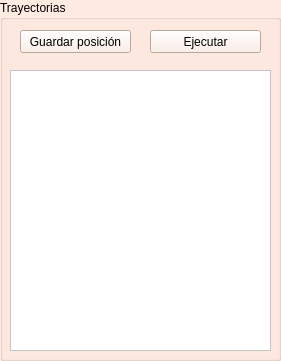
       <widget class="QGroupBox" name="groupBox_6">
        <property name="geometry">
         <rect>
          <x>0</x>
          <y>270</y>
          <width>281</width>
          <height>361</height>
         </rect>
        </property>
        <property name="palette">
         <palette>
          <active>
           <colorrole role="WindowText">
            <brush brushstyle="SolidPattern">
             <color alpha="255">
              <red>0</red>
              <green>0</green>
              <blue>0</blue>
             </color>
            </brush>
           </colorrole>
           <colorrole role="Button">
            <brush brushstyle="SolidPattern">
             <color alpha="255">
              <red>255</red>
              <green>235</green>
              <blue>225</blue>
             </color>
            </brush>
           </colorrole>
           <colorrole role="Light">
            <brush brushstyle="SolidPattern">
             <color alpha="255">
              <red>255</red>
              <green>255</green>
              <blue>255</blue>
             </color>
            </brush>
           </colorrole>
           <colorrole role="Midlight">
            <brush brushstyle="SolidPattern">
             <color alpha="255">
              <red>255</red>
              <green>245</green>
              <blue>240</blue>
             </color>
            </brush>
           </colorrole>
           <colorrole role="Dark">
            <brush brushstyle="SolidPattern">
             <color alpha="255">
              <red>127</red>
              <green>117</green>
              <blue>112</blue>
             </color>
            </brush>
           </colorrole>
           <colorrole role="Mid">
            <brush brushstyle="SolidPattern">
             <color alpha="255">
              <red>170</red>
              <green>157</green>
              <blue>150</blue>
             </color>
            </brush>
           </colorrole>
           <colorrole role="Text">
            <brush brushstyle="SolidPattern">
             <color alpha="255">
              <red>0</red>
              <green>0</green>
              <blue>0</blue>
             </color>
            </brush>
           </colorrole>
           <colorrole role="BrightText">
            <brush brushstyle="SolidPattern">
             <color alpha="255">
              <red>255</red>
              <green>255</green>
              <blue>255</blue>
             </color>
            </brush>
           </colorrole>
           <colorrole role="ButtonText">
            <brush brushstyle="SolidPattern">
             <color alpha="255">
              <red>0</red>
              <green>0</green>
              <blue>0</blue>
             </color>
            </brush>
           </colorrole>
           <colorrole role="Base">
            <brush brushstyle="SolidPattern">
             <color alpha="255">
              <red>255</red>
              <green>255</green>
              <blue>255</blue>
             </color>
            </brush>
           </colorrole>
           <colorrole role="Window">
            <brush brushstyle="SolidPattern">
             <color alpha="255">
              <red>255</red>
              <green>235</green>
              <blue>225</blue>
             </color>
            </brush>
           </colorrole>
           <colorrole role="Shadow">
            <brush brushstyle="SolidPattern">
             <color alpha="255">
              <red>0</red>
              <green>0</green>
              <blue>0</blue>
             </color>
            </brush>
           </colorrole>
           <colorrole role="AlternateBase">
            <brush brushstyle="SolidPattern">
             <color alpha="255">
              <red>255</red>
              <green>245</green>
              <blue>240</blue>
             </color>
            </brush>
           </colorrole>
           <colorrole role="ToolTipBase">
            <brush brushstyle="SolidPattern">
             <color alpha="255">
              <red>255</red>
              <green>255</green>
              <blue>220</blue>
             </color>
            </brush>
           </colorrole>
           <colorrole role="ToolTipText">
            <brush brushstyle="SolidPattern">
             <color alpha="255">
              <red>0</red>
              <green>0</green>
              <blue>0</blue>
             </color>
            </brush>
           </colorrole>
          </active>
          <inactive>
           <colorrole role="WindowText">
            <brush brushstyle="SolidPattern">
             <color alpha="255">
              <red>0</red>
              <green>0</green>
              <blue>0</blue>
             </color>
            </brush>
           </colorrole>
           <colorrole role="Button">
            <brush brushstyle="SolidPattern">
             <color alpha="255">
              <red>255</red>
              <green>235</green>
              <blue>225</blue>
             </color>
            </brush>
           </colorrole>
           <colorrole role="Light">
            <brush brushstyle="SolidPattern">
             <color alpha="255">
              <red>255</red>
              <green>255</green>
              <blue>255</blue>
             </color>
            </brush>
           </colorrole>
           <colorrole role="Midlight">
            <brush brushstyle="SolidPattern">
             <color alpha="255">
              <red>255</red>
              <green>245</green>
              <blue>240</blue>
             </color>
            </brush>
           </colorrole>
           <colorrole role="Dark">
            <brush brushstyle="SolidPattern">
             <color alpha="255">
              <red>127</red>
              <green>117</green>
              <blue>112</blue>
             </color>
            </brush>
           </colorrole>
           <colorrole role="Mid">
            <brush brushstyle="SolidPattern">
             <color alpha="255">
              <red>170</red>
              <green>157</green>
              <blue>150</blue>
             </color>
            </brush>
           </colorrole>
           <colorrole role="Text">
            <brush brushstyle="SolidPattern">
             <color alpha="255">
              <red>0</red>
              <green>0</green>
              <blue>0</blue>
             </color>
            </brush>
           </colorrole>
           <colorrole role="BrightText">
            <brush brushstyle="SolidPattern">
             <color alpha="255">
              <red>255</red>
              <green>255</green>
              <blue>255</blue>
             </color>
            </brush>
           </colorrole>
           <colorrole role="ButtonText">
            <brush brushstyle="SolidPattern">
             <color alpha="255">
              <red>0</red>
              <green>0</green>
              <blue>0</blue>
             </color>
            </brush>
           </colorrole>
           <colorrole role="Base">
            <brush brushstyle="SolidPattern">
             <color alpha="255">
              <red>255</red>
              <green>255</green>
              <blue>255</blue>
             </color>
            </brush>
           </colorrole>
           <colorrole role="Window">
            <brush brushstyle="SolidPattern">
             <color alpha="255">
              <red>255</red>
              <green>235</green>
              <blue>225</blue>
             </color>
            </brush>
           </colorrole>
           <colorrole role="Shadow">
            <brush brushstyle="SolidPattern">
             <color alpha="255">
              <red>0</red>
              <green>0</green>
              <blue>0</blue>
             </color>
            </brush>
           </colorrole>
           <colorrole role="AlternateBase">
            <brush brushstyle="SolidPattern">
             <color alpha="255">
              <red>255</red>
              <green>245</green>
              <blue>240</blue>
             </color>
            </brush>
           </colorrole>
           <colorrole role="ToolTipBase">
            <brush brushstyle="SolidPattern">
             <color alpha="255">
              <red>255</red>
              <green>255</green>
              <blue>220</blue>
             </color>
            </brush>
           </colorrole>
           <colorrole role="ToolTipText">
            <brush brushstyle="SolidPattern">
             <color alpha="255">
              <red>0</red>
              <green>0</green>
              <blue>0</blue>
             </color>
            </brush>
           </colorrole>
          </inactive>
          <disabled>
           <colorrole role="WindowText">
            <brush brushstyle="SolidPattern">
             <color alpha="255">
              <red>127</red>
              <green>117</green>
              <blue>112</blue>
             </color>
            </brush>
           </colorrole>
           <colorrole role="Button">
            <brush brushstyle="SolidPattern">
             <color alpha="255">
              <red>255</red>
              <green>235</green>
              <blue>225</blue>
             </color>
            </brush>
           </colorrole>
           <colorrole role="Light">
            <brush brushstyle="SolidPattern">
             <color alpha="255">
              <red>255</red>
              <green>255</green>
              <blue>255</blue>
             </color>
            </brush>
           </colorrole>
           <colorrole role="Midlight">
            <brush brushstyle="SolidPattern">
             <color alpha="255">
              <red>255</red>
              <green>245</green>
              <blue>240</blue>
             </color>
            </brush>
           </colorrole>
           <colorrole role="Dark">
            <brush brushstyle="SolidPattern">
             <color alpha="255">
              <red>127</red>
              <green>117</green>
              <blue>112</blue>
             </color>
            </brush>
           </colorrole>
           <colorrole role="Mid">
            <brush brushstyle="SolidPattern">
             <color alpha="255">
              <red>170</red>
              <green>157</green>
              <blue>150</blue>
             </color>
            </brush>
           </colorrole>
           <colorrole role="Text">
            <brush brushstyle="SolidPattern">
             <color alpha="255">
              <red>127</red>
              <green>117</green>
              <blue>112</blue>
             </color>
            </brush>
           </colorrole>
           <colorrole role="BrightText">
            <brush brushstyle="SolidPattern">
             <color alpha="255">
              <red>255</red>
              <green>255</green>
              <blue>255</blue>
             </color>
            </brush>
           </colorrole>
           <colorrole role="ButtonText">
            <brush brushstyle="SolidPattern">
             <color alpha="255">
              <red>127</red>
              <green>117</green>
              <blue>112</blue>
             </color>
            </brush>
           </colorrole>
           <colorrole role="Base">
            <brush brushstyle="SolidPattern">
             <color alpha="255">
              <red>255</red>
              <green>235</green>
              <blue>225</blue>
             </color>
            </brush>
           </colorrole>
           <colorrole role="Window">
            <brush brushstyle="SolidPattern">
             <color alpha="255">
              <red>255</red>
              <green>235</green>
              <blue>225</blue>
             </color>
            </brush>
           </colorrole>
           <colorrole role="Shadow">
            <brush brushstyle="SolidPattern">
             <color alpha="255">
              <red>0</red>
              <green>0</green>
              <blue>0</blue>
             </color>
            </brush>
           </colorrole>
           <colorrole role="AlternateBase">
            <brush brushstyle="SolidPattern">
             <color alpha="255">
              <red>255</red>
              <green>235</green>
              <blue>225</blue>
             </color>
            </brush>
           </colorrole>
           <colorrole role="ToolTipBase">
            <brush brushstyle="SolidPattern">
             <color alpha="255">
              <red>255</red>
              <green>255</green>
              <blue>220</blue>
             </color>
            </brush>
           </colorrole>
           <colorrole role="ToolTipText">
            <brush brushstyle="SolidPattern">
             <color alpha="255">
              <red>0</red>
              <green>0</green>
              <blue>0</blue>
             </color>
            </brush>
           </colorrole>
          </disabled>
         </palette>
        </property>
        <property name="autoFillBackground">
         <bool>true</bool>
        </property>
        <property name="title">
         <string>Trayectorias</string>
        </property>
        <widget class="QPushButton" name="botonguardarpos">
         <property name="geometry">
          <rect>
           <x>20</x>
           <y>30</y>
           <width>111</width>
           <height>23</height>
          </rect>
         </property>
         <property name="text">
          <string>Guardar posición</string>
         </property>
        </widget>
        <widget class="QPushButton" name="botonenviar">
         <property name="geometry">
          <rect>
           <x>150</x>
           <y>30</y>
           <width>111</width>
           <height>23</height>
          </rect>
         </property>
         <property name="text">
          <string>Ejecutar</string>
         </property>
        </widget>
        <widget class="QListWidget" name="listapuntos">
         <property name="geometry">
          <rect>
           <x>10</x>
           <y>70</y>
           <width>261</width>
           <height>281</height>
          </rect>
         </property>
         <property name="palette">
          <palette>
           <active>
            <colorrole role="WindowText">
             <brush brushstyle="SolidPattern">
              <color alpha="255">
               <red>0</red>
               <green>0</green>
               <blue>0</blue>
              </color>
             </brush>
            </colorrole>
            <colorrole role="Button">
             <brush brushstyle="SolidPattern">
              <color alpha="255">
               <red>255</red>
               <green>255</green>
               <blue>255</blue>
              </color>
             </brush>
            </colorrole>
            <colorrole role="Light">
             <brush brushstyle="SolidPattern">
              <color alpha="255">
               <red>255</red>
               <green>255</green>
               <blue>255</blue>
              </color>
             </brush>
            </colorrole>
            <colorrole role="Midlight">
             <brush brushstyle="SolidPattern">
              <color alpha="255">
               <red>255</red>
               <green>255</green>
               <blue>255</blue>
              </color>
             </brush>
            </colorrole>
            <colorrole role="Dark">
             <brush brushstyle="SolidPattern">
              <color alpha="255">
               <red>127</red>
               <green>127</green>
               <blue>127</blue>
              </color>
             </brush>
            </colorrole>
            <colorrole role="Mid">
             <brush brushstyle="SolidPattern">
              <color alpha="255">
               <red>170</red>
               <green>170</green>
               <blue>170</blue>
              </color>
             </brush>
            </colorrole>
            <colorrole role="Text">
             <brush brushstyle="SolidPattern">
              <color alpha="255">
               <red>0</red>
               <green>0</green>
               <blue>0</blue>
              </color>
             </brush>
            </colorrole>
            <colorrole role="BrightText">
             <brush brushstyle="SolidPattern">
              <color alpha="255">
               <red>255</red>
               <green>255</green>
               <blue>255</blue>
              </color>
             </brush>
            </colorrole>
            <colorrole role="ButtonText">
             <brush brushstyle="SolidPattern">
              <color alpha="255">
               <red>0</red>
               <green>0</green>
               <blue>0</blue>
              </color>
             </brush>
            </colorrole>
            <colorrole role="Base">
             <brush brushstyle="SolidPattern">
              <color alpha="255">
               <red>255</red>
               <green>255</green>
               <blue>255</blue>
              </color>
             </brush>
            </colorrole>
            <colorrole role="Window">
             <brush brushstyle="SolidPattern">
              <color alpha="255">
               <red>255</red>
               <green>255</green>
               <blue>255</blue>
              </color>
             </brush>
            </colorrole>
            <colorrole role="Shadow">
             <brush brushstyle="SolidPattern">
              <color alpha="255">
               <red>0</red>
               <green>0</green>
               <blue>0</blue>
              </color>
             </brush>
            </colorrole>
            <colorrole role="AlternateBase">
             <brush brushstyle="SolidPattern">
              <color alpha="255">
               <red>255</red>
               <green>255</green>
               <blue>255</blue>
              </color>
             </brush>
            </colorrole>
            <colorrole role="ToolTipBase">
             <brush brushstyle="SolidPattern">
              <color alpha="255">
               <red>255</red>
               <green>255</green>
               <blue>220</blue>
              </color>
             </brush>
            </colorrole>
            <colorrole role="ToolTipText">
             <brush brushstyle="SolidPattern">
              <color alpha="255">
               <red>0</red>
               <green>0</green>
               <blue>0</blue>
              </color>
             </brush>
            </colorrole>
           </active>
           <inactive>
            <colorrole role="WindowText">
             <brush brushstyle="SolidPattern">
              <color alpha="255">
               <red>0</red>
               <green>0</green>
               <blue>0</blue>
              </color>
             </brush>
            </colorrole>
            <colorrole role="Button">
             <brush brushstyle="SolidPattern">
              <color alpha="255">
               <red>255</red>
               <green>255</green>
               <blue>255</blue>
              </color>
             </brush>
            </colorrole>
            <colorrole role="Light">
             <brush brushstyle="SolidPattern">
              <color alpha="255">
               <red>255</red>
               <green>255</green>
               <blue>255</blue>
              </color>
             </brush>
            </colorrole>
            <colorrole role="Midlight">
             <brush brushstyle="SolidPattern">
              <color alpha="255">
               <red>255</red>
               <green>255</green>
               <blue>255</blue>
              </color>
             </brush>
            </colorrole>
            <colorrole role="Dark">
             <brush brushstyle="SolidPattern">
              <color alpha="255">
               <red>127</red>
               <green>127</green>
               <blue>127</blue>
              </color>
             </brush>
            </colorrole>
            <colorrole role="Mid">
             <brush brushstyle="SolidPattern">
              <color alpha="255">
               <red>170</red>
               <green>170</green>
               <blue>170</blue>
              </color>
             </brush>
            </colorrole>
            <colorrole role="Text">
             <brush brushstyle="SolidPattern">
              <color alpha="255">
               <red>0</red>
               <green>0</green>
               <blue>0</blue>
              </color>
             </brush>
            </colorrole>
            <colorrole role="BrightText">
             <brush brushstyle="SolidPattern">
              <color alpha="255">
               <red>255</red>
               <green>255</green>
               <blue>255</blue>
              </color>
             </brush>
            </colorrole>
            <colorrole role="ButtonText">
             <brush brushstyle="SolidPattern">
              <color alpha="255">
               <red>0</red>
               <green>0</green>
               <blue>0</blue>
              </color>
             </brush>
            </colorrole>
            <colorrole role="Base">
             <brush brushstyle="SolidPattern">
              <color alpha="255">
               <red>255</red>
               <green>255</green>
               <blue>255</blue>
              </color>
             </brush>
            </colorrole>
            <colorrole role="Window">
             <brush brushstyle="SolidPattern">
              <color alpha="255">
               <red>255</red>
               <green>255</green>
               <blue>255</blue>
              </color>
             </brush>
            </colorrole>
            <colorrole role="Shadow">
             <brush brushstyle="SolidPattern">
              <color alpha="255">
               <red>0</red>
               <green>0</green>
               <blue>0</blue>
              </color>
             </brush>
            </colorrole>
            <colorrole role="AlternateBase">
             <brush brushstyle="SolidPattern">
              <color alpha="255">
               <red>255</red>
               <green>255</green>
               <blue>255</blue>
              </color>
             </brush>
            </colorrole>
            <colorrole role="ToolTipBase">
             <brush brushstyle="SolidPattern">
              <color alpha="255">
               <red>255</red>
               <green>255</green>
               <blue>220</blue>
              </color>
             </brush>
            </colorrole>
            <colorrole role="ToolTipText">
             <brush brushstyle="SolidPattern">
              <color alpha="255">
               <red>0</red>
               <green>0</green>
               <blue>0</blue>
              </color>
             </brush>
            </colorrole>
           </inactive>
           <disabled>
            <colorrole role="WindowText">
             <brush brushstyle="SolidPattern">
              <color alpha="255">
               <red>127</red>
               <green>127</green>
               <blue>127</blue>
              </color>
             </brush>
            </colorrole>
            <colorrole role="Button">
             <brush brushstyle="SolidPattern">
              <color alpha="255">
               <red>255</red>
               <green>255</green>
               <blue>255</blue>
              </color>
             </brush>
            </colorrole>
            <colorrole role="Light">
             <brush brushstyle="SolidPattern">
              <color alpha="255">
               <red>255</red>
               <green>255</green>
               <blue>255</blue>
              </color>
             </brush>
            </colorrole>
            <colorrole role="Midlight">
             <brush brushstyle="SolidPattern">
              <color alpha="255">
               <red>255</red>
               <green>255</green>
               <blue>255</blue>
              </color>
             </brush>
            </colorrole>
            <colorrole role="Dark">
             <brush brushstyle="SolidPattern">
              <color alpha="255">
               <red>127</red>
               <green>127</green>
               <blue>127</blue>
              </color>
             </brush>
            </colorrole>
            <colorrole role="Mid">
             <brush brushstyle="SolidPattern">
              <color alpha="255">
               <red>170</red>
               <green>170</green>
               <blue>170</blue>
              </color>
             </brush>
            </colorrole>
            <colorrole role="Text">
             <brush brushstyle="SolidPattern">
              <color alpha="255">
               <red>127</red>
               <green>127</green>
               <blue>127</blue>
              </color>
             </brush>
            </colorrole>
            <colorrole role="BrightText">
             <brush brushstyle="SolidPattern">
              <color alpha="255">
               <red>255</red>
               <green>255</green>
               <blue>255</blue>
              </color>
             </brush>
            </colorrole>
            <colorrole role="ButtonText">
             <brush brushstyle="SolidPattern">
              <color alpha="255">
               <red>127</red>
               <green>127</green>
               <blue>127</blue>
              </color>
             </brush>
            </colorrole>
            <colorrole role="Base">
             <brush brushstyle="SolidPattern">
              <color alpha="255">
               <red>255</red>
               <green>255</green>
               <blue>255</blue>
              </color>
             </brush>
            </colorrole>
            <colorrole role="Window">
             <brush brushstyle="SolidPattern">
              <color alpha="255">
               <red>255</red>
               <green>255</green>
               <blue>255</blue>
              </color>
             </brush>
            </colorrole>
            <colorrole role="Shadow">
             <brush brushstyle="SolidPattern">
              <color alpha="255">
               <red>0</red>
               <green>0</green>
               <blue>0</blue>
              </color>
             </brush>
            </colorrole>
            <colorrole role="AlternateBase">
             <brush brushstyle="SolidPattern">
              <color alpha="255">
               <red>255</red>
               <green>255</green>
               <blue>255</blue>
              </color>
             </brush>
            </colorrole>
            <colorrole role="ToolTipBase">
             <brush brushstyle="SolidPattern">
              <color alpha="255">
               <red>255</red>
               <green>255</green>
               <blue>220</blue>
              </color>
             </brush>
            </colorrole>
            <colorrole role="ToolTipText">
             <brush brushstyle="SolidPattern">
              <color alpha="255">
               <red>0</red>
               <green>0</green>
               <blue>0</blue>
              </color>
             </brush>
            </colorrole>
           </disabled>
          </palette>
         </property>
        </widget>
       </widget>
